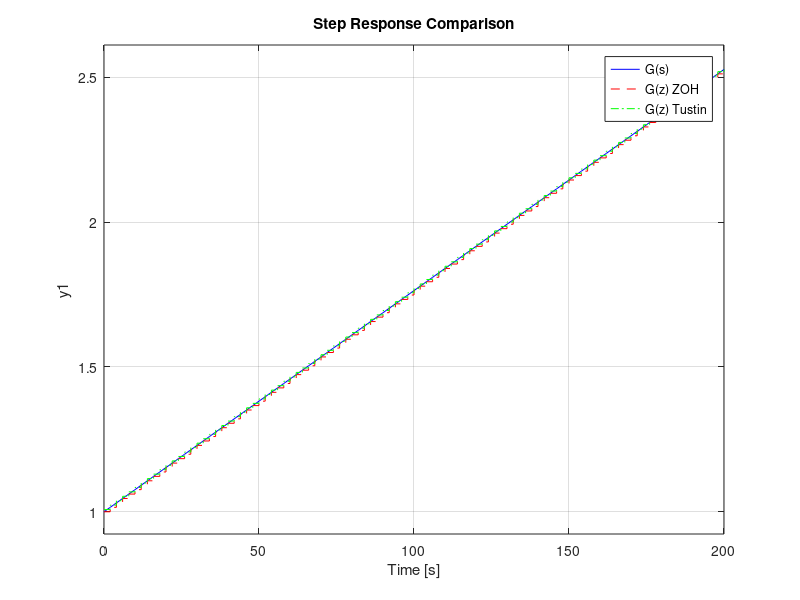

Recreate this plot in MATLAB.
% ================================
% Discretizing a 2nd-order system
% with a sampling time of 2 s
% ================================

% 1) Define the Laplace variable
s = tf('s');

% 2) Define the continuous-time 2nd-order transfer function
G_s = (1 + 157*s + 3403*s^2) / (131*s + 3403*s^2);

% 3) Choose a sampling time (T = 2 s)
T = 2.0;  

% 4) Discretize the system using 'c2d'
%    We'll use Zero-Order Hold (ZOH) as an example
G_z_zoh = c2d(G_s, T, 'zoh');

% 5) Compare with another discretization method, e.g. Tustin (bilinear)
G_z_tustin = c2d(G_s, T, 'tustin');

% 6) Display the results
disp('--- Continuous-time G(s) ---');
G_s

disp('--- Discrete-time G(z) [ZOH] ---');
G_z_zoh

disp('--- Discrete-time G(z) [Tustin] ---');
G_z_tustin

% 7) (Optional) Compare Bode and Step responses
figure;
subplot(2,1,1)
bode(G_s, 'b', G_z_zoh, 'r--', G_z_tustin, 'g-.');
grid on;
title('Bode Comparison (Continuous vs. Discrete)');
legend('G(s)', 'G(z) ZOH', 'G(z) Tustin');

subplot(2,1,2)
step(G_s, 'b', G_z_zoh, 'r--', G_z_tustin, 'g-.');
grid on;
title('Step Response Comparison');
legend('G(s)', 'G(z) ZOH', 'G(z) Tustin');
